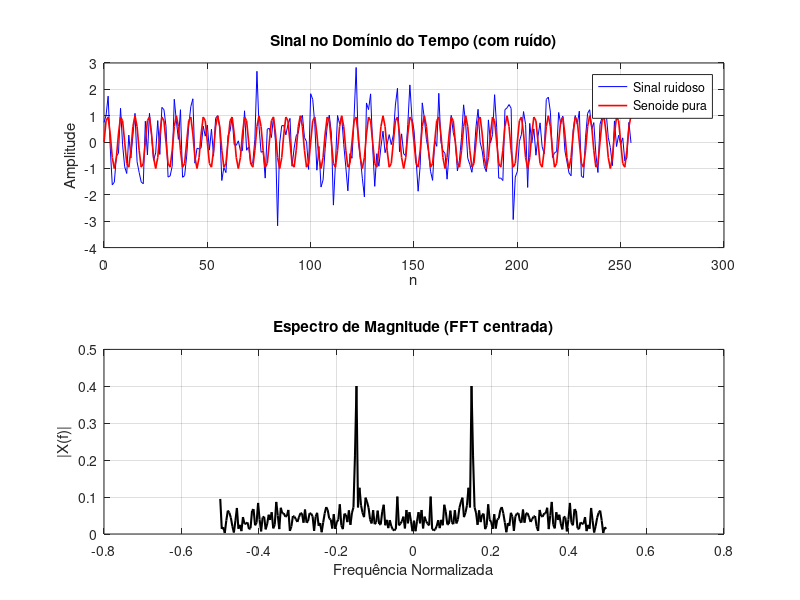

Source code (MATLAB):
% ----------------------------
% Parâmetros
% ----------------------------
N = 256;                 % número de amostras
n = 0:N-1;               % índice discreto
f0 = 0.15;               % frequência da senoide (normalizada)
A = 1;                   % amplitude da senoide

% ----------------------------
% Sinal útil (senoide)
% ----------------------------
x_clean = A * sin(2*pi*f0*n);

% ----------------------------
% Ruído aditivo branco
% ----------------------------
noise = 0.8 * randn(1, N);

% ----------------------------
% Sinal contaminado
% ----------------------------
x = x_clean + noise;

% ----------------------------
% FFT
% ----------------------------
X = fft(x);
f = (0:N-1)/N;

% Espectro centrado (opcional mais claro)
X_shift = fftshift(abs(X))/N;
f_shift = (-N/2:N/2-1)/N;

% ----------------------------
% Gráficos
% ----------------------------
figure;

subplot(2,1,1);
plot(n, x, 'b'); hold on;
plot(n, x_clean, 'r', 'LineWidth', 1.2);
title('Sinal no Domínio do Tempo (com ruído)');
xlabel('n'); ylabel('Amplitude');
legend('Sinal ruidoso', 'Senoide pura');
grid on;

subplot(2,1,2);
plot(f_shift, X_shift, 'k', 'LineWidth', 1.5);
title('Espectro de Magnitude (FFT centrada)');
xlabel('Frequência Normalizada');
ylabel('|X(f)|');
grid on;
